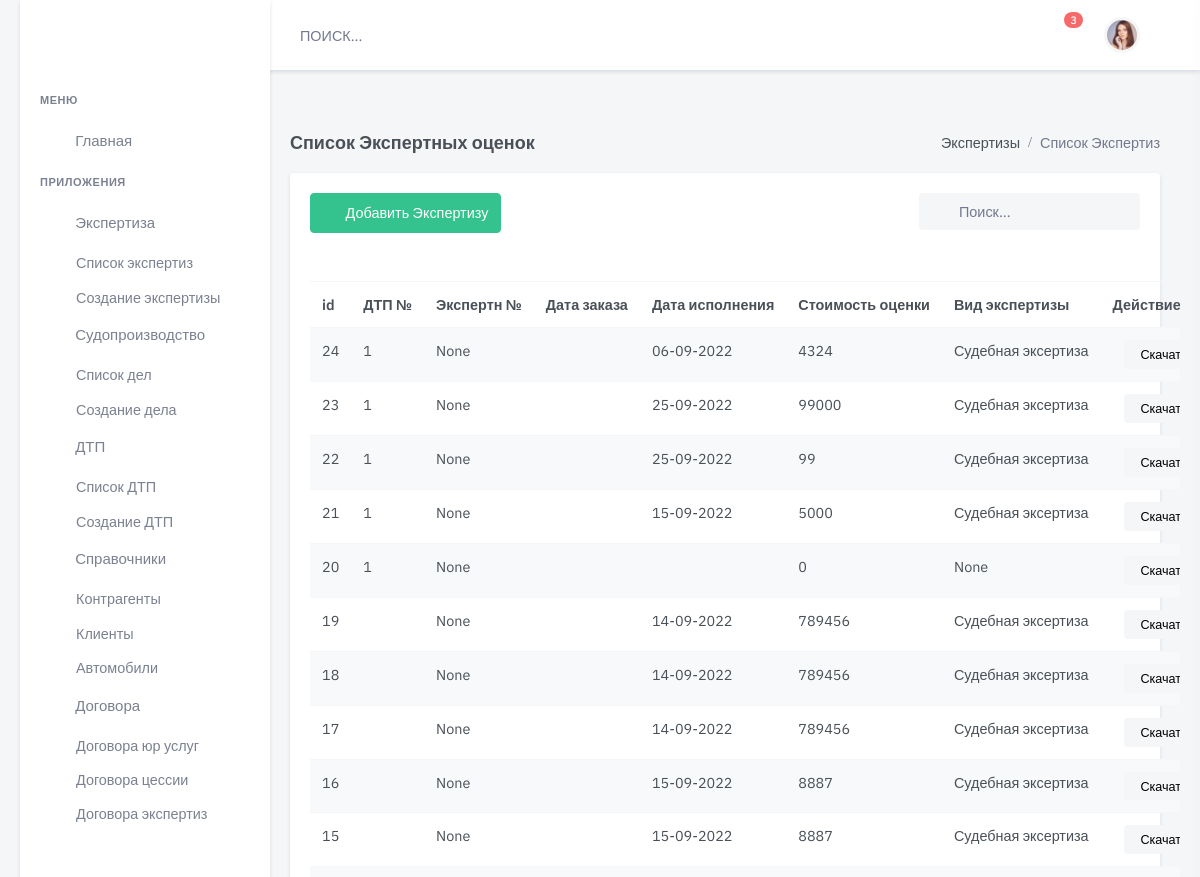
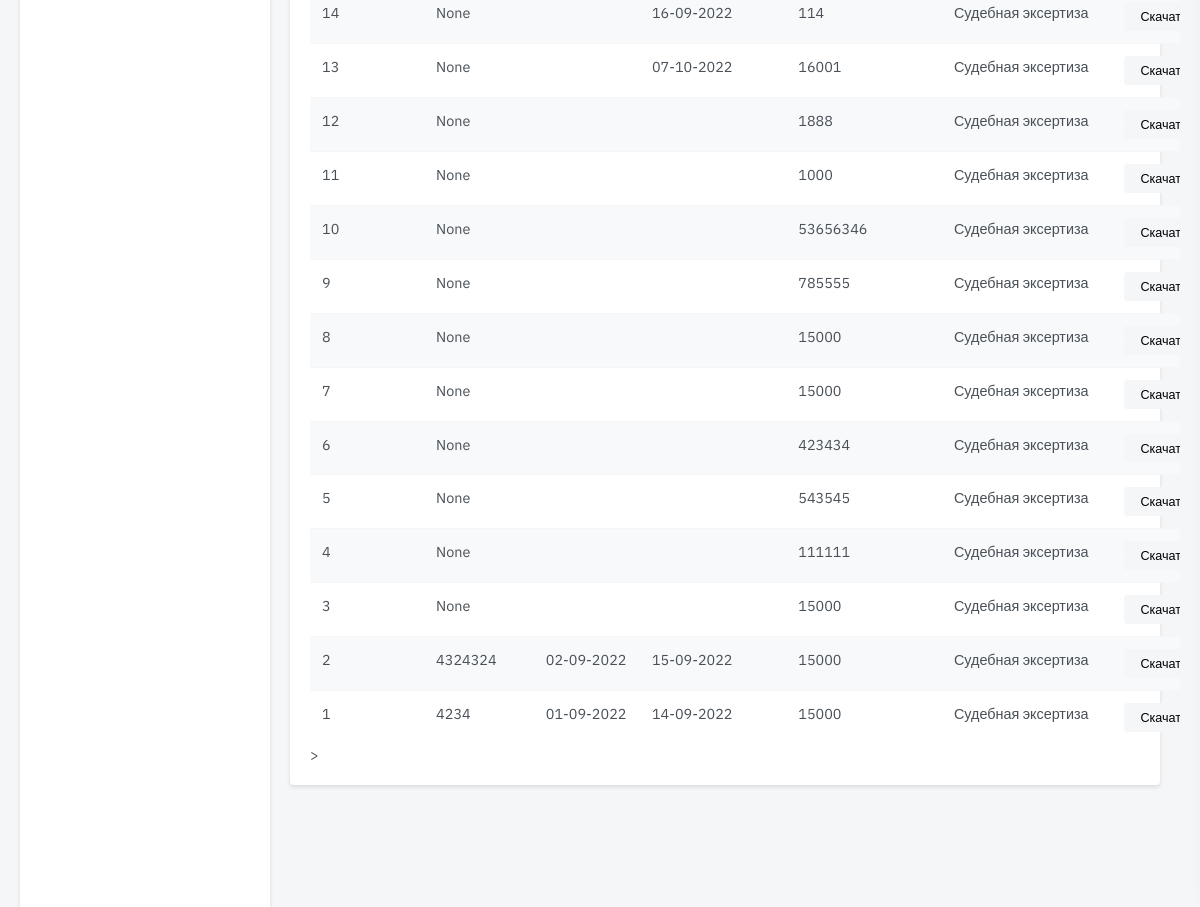
Screenshot of /expert/ with the database file from the repository (2 pictures, top to bottom).
### expert/models.py (models this page shows, shortened)
class Expert(models.Model):
    accident = models.ForeignKey(
        Accident,
        on_delete=models.CASCADE,
        verbose_name='Экспретиза',
        related_name='expert_accident',
        default=None,
        blank=True,
        null=True)
    client = models.ForeignKey(
        Client,
        on_delete=models.CASCADE,
        verbose_name='Заказчик экспертизы',
        related_name='expert_client',
        default=None,
        blank=True,
        null=True)
    type = models.ForeignKey(
        Type,
        on_delete=models.CASCADE,
        verbose_name='Вид экспертизы',
        related_name='expert_type',
        default=None,
        blank=True,
        null=True)
    car = models.ForeignKey(
        Car,
        on_delete=models.CASCADE,
        verbose_name='ТС Заказчика',
        related_name='expert_car',
        default=None,
        blank=True,
        null=True)
    num_doc = models.CharField(
        max_length=24,
        blank=True,
        null=True,
        default=None,
        verbose_name='Номер экспертизы')
    data_in = models.DateField(
        blank=True,
        null=True,
        default=None,
        verbose_name='Дата отправления эксперту')
    data_out = models.DateField(
        blank=True,
        null=True,
        default=None,
        verbose_name='Дата ответа эксперта')
    price_nwear =models.PositiveIntegerField(
        blank=True,
        null=True,
        default=0,
        verbose_name='ВР без износа')
    price_wwear =models.PositiveIntegerField(
        blank=True,
        null=True,
        default=0,
        verbose_name='ВР с износом')
    price_mmarket=models.PositiveIntegerField(
        blank=True,
        null=True,
        default=0,
        verbose_name='Средняя по рынку')
    price_uleftovers = models.PositiveIntegerField(
        blank=True,
        null=True,
        default=0,
        verbose_name='Годные остатки')
    price_uts = models.PositiveIntegerField(
        blank=True,
        null=True,
        default=0,
        verbose_name='Сумма УТС')
    price_summa = models.PositiveIntegerField(
        blank=True,
        null=True,
        default=0,
        verbose_name='Сумма ущерба')
    comment = models.TextField(
        max_length=100000,
        blank=True,
        null=True,
        default=None,
        verbose_name='Коментарий')
    summa_exp = models.PositiveIntegerField(
        blank=True,
        null=True,
        default=0,
        verbose_name='Стоимость экспертизы')
    contragent = models.ForeignKey(
        Company,
        on_delete=models.CASCADE,
        blank=True,
        null=True,
        default=None,
        related_name='contragent',
        verbose_name='Контрагент')
    is_active = models.BooleanField(default=True)
    created = models.DateTimeField(auto_now_add=True, auto_now=False)
    updated = models.DateTimeField(auto_now_add=False, auto_now=True)
    class Meta:
        verbose_name = "Экспертиза  "
        verbose_name_plural = "Экспертные оценки"
        ordering = ['-created']

class Type(models.Model):
    name = models.CharField(
        max_length=100,
        blank=True,
        null=True,
        default=None,
        verbose_name='Вид')
    comment = models.CharField(
        max_length=100,
        blank=True,
        null=True,
        default=None,
        verbose_name='Комментарий')
    is_active = models.BooleanField(default=True)
    created = models.DateTimeField(auto_now_add=True, auto_now=False)
    updated = models.DateTimeField(auto_now_add=False, auto_now=True)
    def __str__(self):
        return "%s" % self.name
    class Meta:
        verbose_name = 'Вид экспертизы'
        verbose_name_plural = 'Виды экспертизы'

### accident/models.py (models this page shows, shortened)
class Accident(models.Model):
    status = models.ForeignKey(
        Status,
        on_delete=models.CASCADE,
        related_name='status_acc',
        blank=True,
        null=True, verbose_name='Статус  дела о ДТП')
    data = models.DateField(
        blank=True,
        null=True,
        default=None,
        verbose_name='Дата ДТП ')
    time = models.TimeField(
        blank=True,
        null=True,
        default=None,
        verbose_name='Время ДТП ')
    location_accident = models.CharField(
        max_length=400,
        blank=True,
        default=None,
        verbose_name='Место ДТП')
    number = models.CharField(
        max_length=24,
        blank=True,
        null=True,
        default=None,
        verbose_name='Номер протокола')
    dtp_doc = models.ForeignKey(
        AccidentDoc,
        on_delete=models.CASCADE,
        related_name='dtp_doc',
        blank=True,
        null=True, verbose_name='Документ Основание ')
    file_doc = models.FileField(
        upload_to='upload/protokol_doc/',
        null=True, default=None,
        verbose_name="Файл Основание",
        blank=True, )
    dtp_pos = models.ForeignKey(
        AccidentPos,
        on_delete=models.CASCADE,
        related_name='AccidentPos',
        blank=True,
        null=True,
        verbose_name='Документ Постановление ')
    file_pos = models.FileField(
        upload_to='upload/protokol_pos/',
        null=True,
        default=None,
        blank=True,
        verbose_name="Файл Постановление")
    court_info = models.ForeignKey(
        InfoCourt,
        on_delete=models.CASCADE,
        related_name='court_info',
        blank=True,
        null=True, verbose_name='Инфо о Судопроизводстве')
    data_insurance = models.DateField(
        blank=True,
        null=True,
        default=None,
        verbose_name='Дата обращения в Страховую')
    message = models.CharField(
        max_length=100000,
        blank=True,
        null=True,
        default=None,
        verbose_name='Комментарий')
    slug = models.SlugField(max_length=200, default=uuid.uuid1)
    is_active = models.BooleanField(default=True)
    created = models.DateTimeField(auto_now_add=True, auto_now=False)
    updated = models.DateTimeField(auto_now_add=False, auto_now=True)
    class Meta:
        verbose_name = "ДТП  "
        verbose_name_plural = "ДТП"
        ordering = ['-created']

### expert/views.py (the view)
# urls.py: path('', expert_list, name='expert-list'),
def expert_list(request):
    expert_list = Expert.objects.all()
    return render(request, 'dist/expert/list.html', {'results': expert_list})

### templates/dist/expert/list.html (shortened to what this page needs)
{% extends 'dist/include/base.html' %}
{% load static %}
{% block content %}
  <div class="main-content">
    <div class="page-content">
      <div class="container-fluid">
        <div class="row">
          <div class="col-12">
            <div class="page-title-box d-flex align-items-center justify-content-between">
              <h4 class="mb-0">Список Экспертных оценок</h4>
              <div class="page-title-right">
                <ol class="breadcrumb m-0">
                  <li class="breadcrumb-item"><a href="javascript: void(0);">Экспертизы</a></li>
                  <li class="breadcrumb-item active">Список Экспертиз</li>
                </ol>
              </div>
            </div>
          </div>
        </div>
        <div class="row">
          <div class="col-lg-12">
            <div class="card">
              <div class="card-body">
                <div class="row mb-2">
                  <div class="col-md-6">
                    <div class="mb-3">
                      <a href="{% url 'expert-new' %}"
                         class="btn btn-success waves-effect waves-light"><i
                          class="mdi mdi-plus me-2"></i> Добавить Экспертизу</a>
                    </div>
                  </div>
                  <div class="col-md-6">
                    <div class="form-inline float-md-end mb-3">
                      <div class="search-box ms-2">
                        <div class="position-relative">
                          <input type="text" class="form-control rounded bg-light border-0"
                                 placeholder="Поиск...">
                          <i class="mdi mdi-magnify search-icon"></i>
                        </div>
                      </div>
                    </div>
                  </div>
                </div>
                <table class="table-responsive mb-4">
                  <table class="table table-striped table-nowrap mb-0">
                    <thead>
                    <tr>
                      <th scope="col">id</th>
                      <th scope="col">ДТП №</th>
                      <th scope="col">Экспертн № </th>
                      <th scope="col">Дата заказа</th>
                      <th scope="col">Дата исполнения</th>
                      <th scope="col">Стоимость оценки</th>
                      <th scope="col">Вид экспертизы</th>
                      <th scope="col" style="width: 200px;">Действие</th>
                    </tr>
                    </thead>
                    <tbody>
                    {% for item in results %}
                      <tr>
                        <td>
                          <a href="/expert/edit/{{ item.id }}/" target="_blank" class="text-body">{{ item.id }}</a>
                        </td>
                        <td><a href="/accident/accident-add-partner/{{ item.accident.id }}/" target="_blank" class="text-body">{{ item.accident.id }}</a>
                        </td>
                        <td>{{ item.num_doc }}</td>
                        <td>{{ item.data_in |date:"d-m-Y" }}</td>
                        <td>{{ item.data_out|date:"d-m-Y" }}</td>
                        <td>{{ item.summa_exp }}</td>
                        <td>{{ item.type }}</td>
                        <td>
                          <ul class="list-inline mb-0">
                            <li class="list-inline-item dropdown">
                              <a>
                                <div>
                                  <button class="btn btn-light btn-sm w-xs">Скачать</button>
                                </div>
                              </a>
                            </li>
                          </ul>
                        </td>
                      </tr>
                    {% endfor %}
                    </tbody>
                  </table>
                  >
                </table>
              </div>
            </div>
          </div>
        </div>
      </div>
    </div>
  </div>
{% endblock content %}

### static/css/accident-main.css (style rules this page uses)
body { font-family: sans-serif; background: #E8E8E8; padding: 20px; font-size: 17px; }
@media (max-width:1311px) { body { margin:0%; } }

### rows the page displays
Expert: id "24", accident.id "1", num_doc "None", data_out "06-09-2022", summa_exp "4324", type "Судебная эксертиза"
Expert: id "23", accident.id "1", num_doc "None", data_out "25-09-2022", summa_exp "99000", type "Судебная эксертиза"
Expert: id "22", accident.id "1", num_doc "None", data_out "25-09-2022", summa_exp "99", type "Судебная эксертиза"
Expert: id "21", accident.id "1", num_doc "None", data_out "15-09-2022", summa_exp "5000", type "Судебная эксертиза"
Expert: id "20", accident.id "1", num_doc "None", summa_exp "0", type "None"
Expert: id "19", num_doc "None", data_out "14-09-2022", summa_exp "789456", type "Судебная эксертиза"
Expert: id "18", num_doc "None", data_out "14-09-2022", summa_exp "789456", type "Судебная эксертиза"
Expert: id "17", num_doc "None", data_out "14-09-2022", summa_exp "789456", type "Судебная эксертиза"
Expert: id "16", num_doc "None", data_out "15-09-2022", summa_exp "8887", type "Судебная эксертиза"
Expert: id "15", num_doc "None", data_out "15-09-2022", summa_exp "8887", type "Судебная эксертиза"
Expert: id "14", num_doc "None", data_out "16-09-2022", summa_exp "114", type "Судебная эксертиза"
Expert: id "13", num_doc "None", data_out "07-10-2022", summa_exp "16001", type "Судебная эксертиза"
Expert: id "12", num_doc "None", summa_exp "1888", type "Судебная эксертиза"
Expert: id "11", num_doc "None", summa_exp "1000", type "Судебная эксертиза"
Expert: id "10", num_doc "None", summa_exp "53656346", type "Судебная эксертиза"
Expert: id "9", num_doc "None", summa_exp "785555", type "Судебная эксертиза"
Expert: id "8", num_doc "None", summa_exp "15000", type "Судебная эксертиза"
Expert: id "7", num_doc "None", summa_exp "15000", type "Судебная эксертиза"
Expert: id "6", num_doc "None", summa_exp "423434", type "Судебная эксертиза"
Expert: id "5", num_doc "None", summa_exp "543545", type "Судебная эксертиза"
Expert: id "4", num_doc "None", summa_exp "111111", type "Судебная эксертиза"
Expert: id "3", num_doc "None", summa_exp "15000", type "Судебная эксертиза"
Expert: id "2", num_doc "4324324", data_in "02-09-2022", data_out "15-09-2022", summa_exp "15000", type "Судебная эксертиза"
Expert: id "1", num_doc "4234", data_in "01-09-2022", data_out "14-09-2022", summa_exp "15000", type "Судебная эксертиза"
